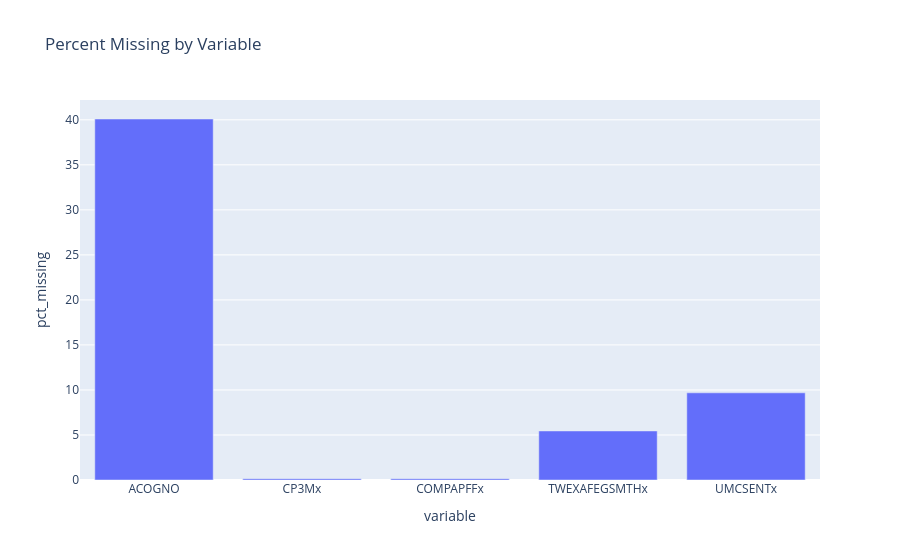

The cell this chart's notebook holds for it:
### Markdown cell above
We see a decent percentage of observations missing in the late 1950's and early 1960's aswell as a extremely large amount in mid/late 2025. Next we plot the percentage of values miussing for each variable.

### Code cell
total_missing = (df_raw.isnull().mean() * 100).rename('pct_missing').reset_index()
total_missing = total_missing.rename(columns={'index': 'variable'})
total_missing = total_missing[total_missing['pct_missing'] > 0]

plt = px.bar(
    total_missing,
    x='variable',
    y='pct_missing',
    title='Percent Missing by Variable'
)
plt.show()

### Figure 1 — Plotly figure (JSON) as saved in the notebook; plotly's stock layout.template omitted (floating-point values rounded to 4 significant figures)
{"data": [{"hovertemplate": "variable=%{x}<br>pct_missing=%{y}<extra></extra>", "legendgroup": "", "marker": {"color": "#636efa", "pattern": {"shape": ""}}, "name": "", "orientation": "v", "showlegend": false, "textposition": "auto", "type": "bar", "x": ["ACOGNO", "CP3Mx", "COMPAPFFx", "TWEXAFEGSMTHx", "UMCSENTx"], "xaxis": "x", "y": [40.09, 0.1513, 0.1513, 5.446, 9.682], "yaxis": "y"}], "layout": {"barmode": "relative", "legend": {"tracegroupgap": 0}, "title": {"text": "Percent Missing by Variable"}, "xaxis": {"anchor": "y", "domain": [0, 1], "title": {"text": "variable"}}, "yaxis": {"anchor": "x", "domain": [0, 1], "title": {"text": "pct_missing"}}}}
